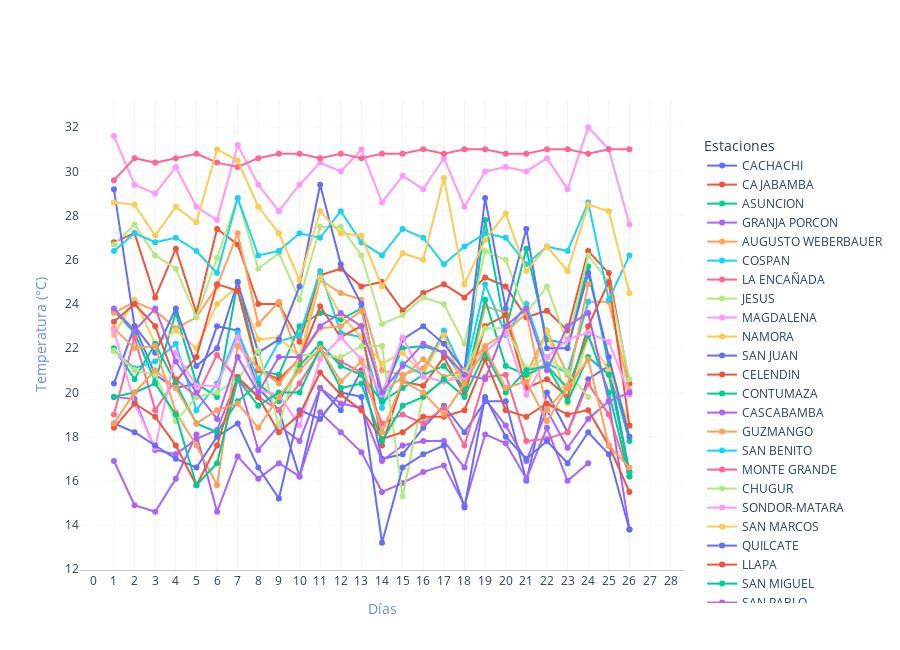

Notebook code cell kept with this figure:
### Code cell
dash.fig_mx

### Figure 1 — Plotly figure (JSON) as saved in the notebook; plotly's stock layout.template omitted (floating-point values rounded to 4 significant figures)
{"data": [{"mode": "lines+markers", "name": "CACHACHI", "type": "scatter", "x": [1, 2, 3, 4, 5, 6, 7, 8, 9, 10, 11, 12, 13, 14, 15, 16, 17, 18, 19, 20, 21, 22, 23, 24, 25, 26, 27], "y": [20.4, 23, 20.8, 20.2, 20.4, 23, 22.8, 20.2, 19.2, 16.2, 20.2, 19.2, 21, 17, 17.2, 18.4, 19.4, 18.2, 19.6, 19.6, 16, 20, 18.2, 20.6, 21.2, 16.4, null]}, {"mode": "lines+markers", "name": "CAJABAMBA", "type": "scatter", "x": [1, 2, 3, 4, 5, 6, 7, 8, 9, 10, 11, 12, 13, 14, 15, 16, 17, 18, 19, 20, 21, 22, 23, 24, 25, 26, 27], "y": [26.8, 27.2, 24.3, 26.5, 23.6, 27.4, 26.7, 24, 24, 22.3, 25.3, 25.6, 24.8, 25, 23.7, 24.5, 24.9, 24.3, 25.2, 24.8, 23.4, 23.7, 22.8, 26.4, 25.4, 20.4, null]}, {"mode": "lines+markers", "name": "ASUNCION", "type": "scatter", "x": [1, 2, 3, 4, 5, 6, 7, 8, 9, 10, 11, 12, 13, 14, 15, 16, 17, 18, 19, 20, 21, 22, 23, 24, 25, 26, 27], "y": [23.7, 22.7, 20.5, 23.6, 20.4, 19.8, 25, 21, 20.8, 23, 23.6, 23.3, 23.8, 20, 22, 22.1, 21.8, 20.6, 27.8, 22.8, 26.5, 22.4, 22.2, 25.7, 21.2, 17.8, null]}, {"mode": "lines+markers", "name": "GRANJA PORCON", "type": "scatter", "x": [1, 2, 3, 4, 5, 6, 7, 8, 9, 10, 11, 12, 13, 14, 15, 16, 17, 18, 19, 20, 21, 22, 23, 24, 25, 26, 27], "y": [19.8, 19.7, 17.4, 17.2, 17.9, 18.3, 20.7, 17.4, 18.5, 17.8, 20.2, 19.5, 19.3, 16.9, 17.6, 17.8, 17.8, 16.6, 19.7, 18.5, 16.9, 19.2, 17.5, 18.8, 19.6, 13.8, null]}, {"mode": "lines+markers", "name": "AUGUSTO WEBERBAUER", "type": "scatter", "x": [1, 2, 3, 4, 5, 6, 7, 8, 9, 10, 11, 12, 13, 14, 15, 16, 17, 18, 19, 20, 21, 22, 23, 24, 25, 26, 27], "y": [23.6, 24.1, 23.7, 22.9, 23.4, 24.8, 27.2, 23.1, 24.1, 21.4, 25.1, 24.5, 24.2, 21, 20.8, 21.1, 22.7, 19.9, 23.9, 23.6, 20.8, 22.8, 20.8, 24.1, 24.1, 20.1, null]}, {"mode": "lines+markers", "name": "COSPAN", "type": "scatter", "x": [1, 2, 3, 4, 5, 6, 7, 8, 9, 10, 11, 12, 13, 14, 15, 16, 17, 18, 19, 20, 21, 22, 23, 24, 25, 26, 27], "y": [21.9, 21.1, 21.4, 22.2, 19.2, 20.4, 22.7, 20.6, 22.3, 22.6, 25.5, 22.7, 22.5, 19.3, 21.3, 20.8, 22.8, 20.8, 24.9, 22.6, 24, 21.3, 20.9, 24.1, null, null, null]}, {"mode": "lines+markers", "name": "LA ENCAÑADA", "type": "scatter", "x": [1, 2, 3, 4, 5, 6, 7, 8, 9, 10, 11, 12, 13, 14, 15, 16, 17, 18, 19, 20, 21, 22, 23, 24, 25, 26, 27], "y": [19, 22.5, 19.2, 20.6, 19.8, 21.7, 20.6, 19.8, 19.2, 20.4, 21.9, 21.4, 20.9, 18.6, 19, 18.6, 19.3, 17.6, 20.7, 20.8, 17.8, 17.9, 18.2, 20.4, 19, 16.2, null]}, {"mode": "lines+markers", "name": "JESUS", "type": "scatter", "x": [1, 2, 3, 4, 5, 6, 7, 8, 9, 10, 11, 12, 13, 14, 15, 16, 17, 18, 19, 20, 21, 22, 23, 24, 25, 26, 27], "y": [26.7, 27.6, 26.2, 25.6, 23.4, 26.1, 28.8, 25.6, 26.3, 24.2, 27.5, 27.5, 26.2, 23.1, 23.5, 24.3, 24, 22.2, 26.4, 26, 23.6, 24.8, 22.2, 26.2, 25, 20.6, null]}, {"mode": "lines+markers", "name": "MAGDALENA", "type": "scatter", "x": [1, 2, 3, 4, 5, 6, 7, 8, 9, 10, 11, 12, 13, 14, 15, 16, 17, 18, 19, 20, 21, 22, 23, 24, 25, 26, 27], "y": [31.6, 29.4, 29, 30.2, 28.4, 27.8, 31.2, 29.4, 28.2, 29.4, 30.4, 30, 31, 28.6, 29.8, 29.2, 30.6, 28.4, 30, 30.2, 30, 30.6, 29.2, 32, 31, 27.6, null]}, {"mode": "lines+markers", "name": "NAMORA", "type": "scatter", "x": [1, 2, 3, 4, 5, 6, 7, 8, 9, 10, 11, 12, 13, 14, 15, 16, 17, 18, 19, 20, 21, 22, 23, 24, 25, 26, 27], "y": [22.6, 24.2, 22.2, 22.8, 22, 24, 24.8, 22.4, 22.5, 21.6, 25.2, 23.5, 22.5, 21.3, 21.8, 20.8, 22.6, 20.2, 23, 23.5, 20.2, 22.8, 19.5, 22.5, 21, 18.5, null]}, {"mode": "lines+markers", "name": "SAN JUAN", "type": "scatter", "x": [1, 2, 3, 4, 5, 6, 7, 8, 9, 10, 11, 12, 13, 14, 15, 16, 17, 18, 19, 20, 21, 22, 23, 24, 25, 26, 27], "y": [29.2, 23, 21.8, 23.8, 21.2, 22, 25, 21.8, 22.4, 24.8, 29.4, 25.8, 24, 19.6, 22.4, 23, 22.2, 21, 28.8, 23.8, 27.4, 22, 22, 25.4, 21.6, 18, null]}, {"mode": "lines+markers", "name": "CELENDIN", "type": "scatter", "x": [1, 2, 3, 4, 5, 6, 7, 8, 9, 10, 11, 12, 13, 14, 15, 16, 17, 18, 19, 20, 21, 22, 23, 24, 25, 26, 27], "y": [23.2, 24, 23, 20.5, 21.6, 24.9, 24.6, 21, 20.6, 21.5, 23.9, 22.5, 23, 17.6, 20.5, 20.3, 21.6, 19.9, 23, 23.5, 20.2, 20.6, 19.8, 23, 25, 18.5, null]}, {"mode": "lines+markers", "name": "CONTUMAZA", "type": "scatter", "x": [1, 2, 3, 4, 5, 6, 7, 8, 9, 10, 11, 12, 13, 14, 15, 16, 17, 18, 19, 20, 21, 22, 23, 24, 25, 26, 27], "y": [22, 20.6, 22.2, 20.4, 18.6, 18.2, 19.6, 20.4, 19.6, 21.2, 22.2, 21.2, 20.8, 19.6, 20.2, 20.8, 21.2, 20.2, 24.2, 21.2, 20.8, 21.2, 20.2, 22.6, 20, 16.2, null]}, {"mode": "lines+markers", "name": "CASCABAMBA", "type": "scatter", "x": [1, 2, 3, 4, 5, 6, 7, 8, 9, 10, 11, 12, 13, 14, 15, 16, 17, 18, 19, 20, 21, 22, 23, 24, 25, 26, 27], "y": [16.9, 14.9, 14.6, 16.1, 18.1, 14.6, 17.1, 16.1, 16.8, 16.2, 19.1, 18.2, 17.3, 15.5, 15.9, 16.4, 16.7, 14.9, 18.1, 17.7, 16.1, 18.4, 16, 16.8, null, null, null]}, {"mode": "lines+markers", "name": "GUZMANGO", "type": "scatter", "x": [1, 2, 3, 4, 5, 6, 7, 8, 9, 10, 11, 12, 13, 14, 15, 16, 17, 18, 19, 20, 21, 22, 23, 24, 25, 26, 27], "y": [22.9, 22, 22.1, 19.1, 17.6, 15.8, 22.1, 21.1, 20.4, 21.6, 22.9, 23, 23.7, 20, 20.7, 21.5, 20.7, 21, 22.1, 22.7, 23.6, 19.2, 20.3, 24.9, null, null, null]}, {"mode": "lines+markers", "name": "SAN BENITO", "type": "scatter", "x": [1, 2, 3, 4, 5, 6, 7, 8, 9, 10, 11, 12, 13, 14, 15, 16, 17, 18, 19, 20, 21, 22, 23, 24, 25, 26, 27], "y": [26.4, 27.2, 26.8, 27, 26.4, 25.4, 28.8, 26.2, 26.4, 27.2, 27, 28.2, 26.8, 26.2, 27.4, 27, 25.8, 26.6, 27.2, 27, 25.8, 26.6, 26.4, 28.6, 24.2, 26.2, null]}, {"mode": "lines+markers", "name": "MONTE GRANDE", "type": "scatter", "x": [1, 2, 3, 4, 5, 6, 7, 8, 9, 10, 11, 12, 13, 14, 15, 16, 17, 18, 19, 20, 21, 22, 23, 24, 25, 26, 27], "y": [29.6, 30.6, 30.4, 30.6, 30.8, 30.4, 30.2, 30.6, 30.8, 30.8, 30.6, 30.8, 30.6, 30.8, 30.8, 31, 30.8, 31, 31, 30.8, 30.8, 31, 31, 30.8, 31, 31, null]}, {"mode": "lines+markers", "name": "CHUGUR", "type": "scatter", "x": [1, 2, 3, 4, 5, 6, 7, 8, 9, 10, 11, 12, 13, 14, 15, 16, 17, 18, 19, 20, 21, 22, 23, 24, 25, 26, 27], "y": [21.9, 21, 20.8, 18.7, 19.8, 20, 20.6, 21.9, 18.5, 21.7, 21.7, 21.6, 22.1, 22.1, 15.3, 19.9, 20.5, 20.9, 22.9, 22.9, 21.1, 21.6, 20.9, 19.8, null, null, null]}, {"mode": "lines+markers", "name": "SONDOR-MATARA", "type": "scatter", "x": [1, 2, 3, 4, 5, 6, 7, 8, 9, 10, 11, 12, 13, 14, 15, 16, 17, 18, 19, 20, 21, 22, 23, 24, 25, 26, 27], "y": [22.8, 19.5, 17.5, 21.8, 20.3, 20.3, 22.5, 20.1, 19.9, 18.5, 21.5, 22.5, 21.5, 19.9, 22.5, 20.7, 20.5, 20.7, 21.8, 22.7, 19.9, 21.6, 22.4, 22.7, 22.3, 19.9, null]}, {"mode": "lines+markers", "name": "SAN MARCOS", "type": "scatter", "x": [1, 2, 3, 4, 5, 6, 7, 8, 9, 10, 11, 12, 13, 14, 15, 16, 17, 18, 19, 20, 21, 22, 23, 24, 25, 26, 27], "y": [28.6, 28.5, 27.1, 28.4, 27.7, 31, 30.5, 28.4, 27.2, 25.1, 28.2, 27.2, 27.1, 24.8, 26.3, 26, 29.7, 24.9, 26.9, 28.1, 25.5, 26.6, 25.5, 28.5, 28.2, 24.5, null]}, {"mode": "lines+markers", "name": "QUILCATE", "type": "scatter", "x": [1, 2, 3, 4, 5, 6, 7, 8, 9, 10, 11, 12, 13, 14, 15, 16, 17, 18, 19, 20, 21, 22, 23, 24, 25, 26, 27], "y": [18.6, 18.2, 17.6, 17, 16.6, 18, 18.6, 16.6, 15.2, 19.2, 18.8, 20, 19.8, 13.2, 16.6, 17.2, 17.6, 14.8, 19.8, 18, 17, 17.8, 16.8, 18.2, 17.2, 13.8, null]}, {"mode": "lines+markers", "name": "LLAPA", "type": "scatter", "x": [1, 2, 3, 4, 5, 6, 7, 8, 9, 10, 11, 12, 13, 14, 15, 16, 17, 18, 19, 20, 21, 22, 23, 24, 25, 26, 27], "y": [18.4, 19.5, 18.9, 17.6, 15.8, 17.6, 20.7, 19.8, 18.2, 19, 20.9, 19.9, 19.2, 17.9, 18.2, 18.9, 18.9, 19.2, 21.5, 19.2, 18.9, 19.5, 19, 19.2, 17.6, 15.5, null]}, {"mode": "lines+markers", "name": "SAN MIGUEL", "type": "scatter", "x": [1, 2, 3, 4, 5, 6, 7, 8, 9, 10, 11, 12, 13, 14, 15, 16, 17, 18, 19, 20, 21, 22, 23, 24, 25, 26, 27], "y": [19.8, 20, 20.4, 19, 15.8, 16.8, 20.6, 19.4, 20, 20, 22, 20.2, 20.4, 17.8, 19.4, 19.8, 20.6, 19.8, 21.8, 20, 21, 21.2, 19.6, 21.6, 20.8, 16.4, null]}, {"mode": "lines+markers", "name": "SAN PABLO", "type": "scatter", "x": [1, 2, 3, 4, 5, 6, 7, 8, 9, 10, 11, 12, 13, 14, 15, 16, 17, 18, 19, 20, 21, 22, 23, 24, 25, 26, 27], "y": [23.8, 22.8, 23.8, 21.4, 20, 18.8, 21.6, 20, 21.6, 21.6, 23, 23.6, 23, 20, 21.2, 22.2, 21.8, 20.8, 20.6, 23, 23.8, 21, 23, 23.6, 19.6, 20, null]}, {"mode": "lines+markers", "name": "NIEPOS", "type": "scatter", "x": [1, 2, 3, 4, 5, 6, 7, 8, 9, 10, 11, 12, 13, 14, 15, 16, 17, 18, 19, 20, 21, 22, 23, 24, 25, 26, 27], "y": [18.6, 20, 21, 20.2, 18.6, 19.2, 19.5, 18.4, 19.8, 21, 22, 20.5, 21.4, 18.2, 20.5, 20, 19, 20.4, 22, 20.2, 20.5, 18.7, 20.2, 21.5, 17.6, 16.6, null]}], "layout": {"colorway": ["#636EFA", "#EF553B", "#00CC96", "#AB63FA", "#FFA15A", "#19D3F3", "#FF6692", "#B6E880", "#FF97FF", "#FECB52"], "height": 650, "legend": {"title": {"text": "Estaciones"}, "x": 1.03, "y": 0.93}, "paper_bgcolor": "rgb(255,255,255)", "plot_bgcolor": "rgba(0, 0, 0, 0)", "showlegend": true, "xaxis": {"dtick": 1, "gridcolor": "rgba(244,244,244,255)", "gridwidth": 1, "linecolor": "rgba(196,198,206,255)", "linewidth": 1, "showgrid": true, "showline": true, "title": {"font": {"color": "rgba(100,143,240,255)"}, "text": "Días"}}, "yaxis": {"dtick": 2, "gridcolor": "rgba(244,244,244,255)", "gridwidth": 0.5, "showgrid": true, "title": {"font": {"color": "rgba(100,143,240,255)"}, "text": "Temperatura (°C)"}}}}
